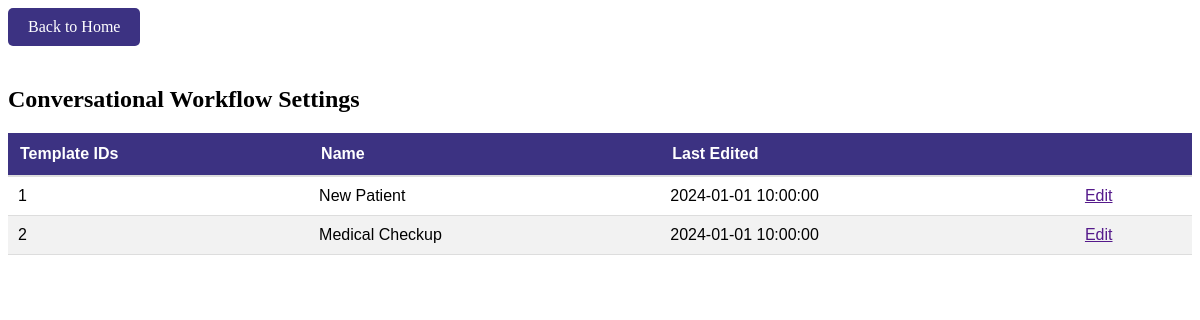
The app's page /convo-workflow with its own data.
### app.py (models this page shows)
class ConversationTemplate(db.Model):
    convo_template_id = db.Column(db.Integer, primary_key=True)
    convo_name = db.Column(db.String(50))
    convo_workflow = db.Column(db.JSON)
    last_updated = db.Column(db.DateTime, default=db.func.current_timestamp())

### app.py (the view)
@app.route('/convo-workflow', methods=['GET', 'POST'])
def convo_workflow():
    schedules = Schedule.query.all()
    conversation_templates = ConversationTemplate.query.all()
    if request.method == 'POST':
        print("post")
    return render_template('convo-workflow.html', schedules=schedules, conversation_templates=conversation_templates)

### templates/convo-workflow.html (shortened to what this page needs)
<!DOCTYPE html>
<html lang="en">
    <head>
        <link rel="stylesheet" href="{{ url_for('static', filename='style.css') }}">
    </head>
    <body>
        <a href="/" style="display: inline-block; margin-bottom: 20px; padding: 10px 20px; background-color: rgb(60,50,130);  color: white; text-align: center; text-decoration: none; border-radius: 5px;">Back to Home</a>
        <div id="convo">
            <h2>Conversational Workflow Settings</h2>
            <table>
                <thead>
                    <tr>
                        <th>Template IDs</th>
                        <th>Name</th>
                        <th>Last Edited</th>
                        <th></th>
                    </tr>
                </thead>
                <tbody>
                    {% for template in conversation_templates %}
                    <tr>
                        <td>{{ template.convo_template_id }}</td>
                        <td>{{ template.convo_name }}</td>
                        <td>{{ template.last_updated }}</td>
                        <td><a href="">Edit</a></td>
                    </tr>
                    {% endfor %}
                </tbody>
            </table>
        </div>
    </body>
</html>

### static/style.css (style rules this page uses)
table { width: 100%; border-collapse: collapse; font-family: Arial, sans-serif; margin-top: 20px; }
th { background-color: rgb(60,50,130); color: white; font-weight: bold; padding: 12px; text-align: left; border-bottom: 2px solid #ddd; }
td { padding: 10px; border-bottom: 1px solid #ddd; }
tr:nth-child(even) { background-color: #f2f2f2; }

### records on screen
ConversationTemplate: convo_template_id "1", convo_name "New Patient", last_updated "2024-01-01 10:00:00"
ConversationTemplate: convo_template_id "2", convo_name "Medical Checkup", last_updated "2024-01-01 10:00:00"
